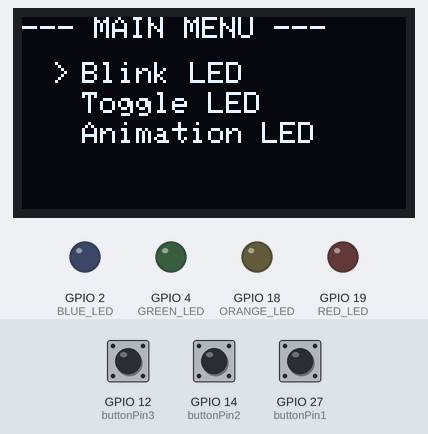
The sketch below on a simulated ESP32. Parts: 128×64 one-colour display, output pins drawn as LEDs (lit = HIGH). Dashed ring = blinking. Inputs (shaded band) come from the test bench; at power-on: GPIO 12 (buttonPin3) HIGH, GPIO 27 (buttonPin1) HIGH, GPIO 14 (buttonPin2) HIGH. The display library's start-up logo is not drawn.

Above: at 3.7 s.
3.8 s: GPIO 12 (buttonPin3) pulled LOW for 0.15 s
At 4.8 s:
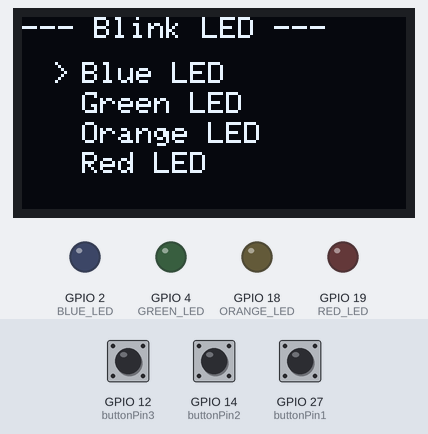
5.4 s: GPIO 12 (buttonPin3) pulled LOW for 1 s
At 6.0 s:
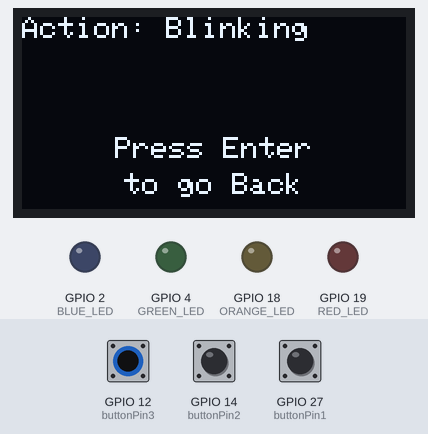
7.0 s: GPIO 12 (buttonPin3) pulled LOW for 3.2 s
At 8.5 s:
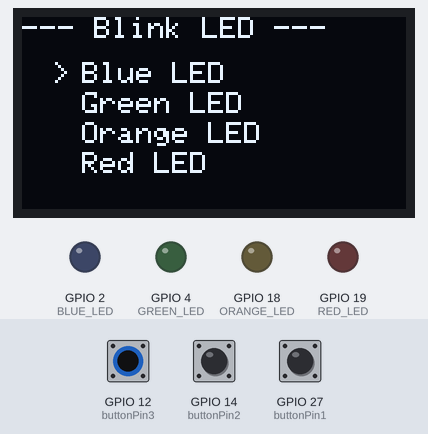
11.7 s: GPIO 27 (buttonPin1) pulled LOW for 0.15 s
At 12.0 s:
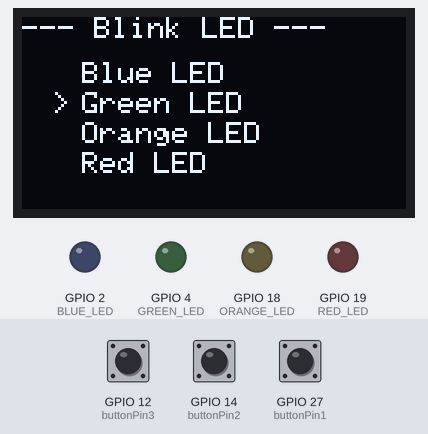
13.3 s: GPIO 12 (buttonPin3) pulled LOW for 0.15 s
At 14.3 s:
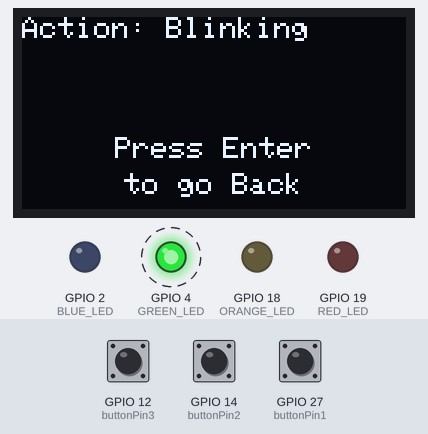
Timing chart, 0 to 17.4 s (numbered marks = the images above; inputs shaded):
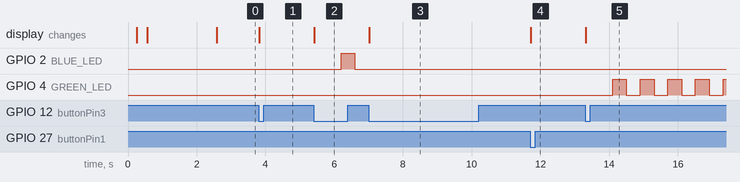

The sketch:

ESP32-OLED-Menu-System.ino
```cpp
#include <Wire.h>
#include <Adafruit_GFX.h>
#include <Adafruit_SSD1306.h>

#define SCREEN_WIDTH 128
#define SCREEN_HEIGHT 64
#define OLED_RESET -1
Adafruit_SSD1306 display(SCREEN_WIDTH, SCREEN_HEIGHT, &Wire, OLED_RESET);

// --- PIN DEFINITIONS ---
#define BLUE_LED   2
#define GREEN_LED  4
#define ORANGE_LED 18
#define RED_LED    19

const int buttonPin1 = 27; // NEXT
const int buttonPin2 = 14; // PREVIOUS / BACK
const int buttonPin3 = 12; // ENTER

// --- BUTTON STATE VARIABLES ---
int B1State = HIGH, lastB1State = HIGH;
int B2State = HIGH, lastB2State = HIGH;
int B3State = HIGH, lastB3State = HIGH;

// --- MENU STATE VARIABLES ---
int menuIndex = 0;
int subMenuIndex = -1;
int subSubMenuIndex = -1;

// --- MENU ITEM COUNTS ---
const int totalMenus = 3;
const int totalSubMenus = 4;

// --- NON-BLOCKING ACTION VARIABLES ---
unsigned long lastActionTime = 0;
int animationStep = 0;
bool blinkState = false;

// === FORWARD DECLARATION ===
void handleActiveActions();

// === DISPLAY FUNCTIONS (Unchanged) ===
void showMainMenu(int menuNum) {
  digitalWrite(BLUE_LED, LOW);
  digitalWrite(GREEN_LED, LOW);
  digitalWrite(ORANGE_LED, LOW);
  digitalWrite(RED_LED, LOW);
  subMenuIndex = -1;
  subSubMenuIndex = -1;
  display.clearDisplay();
  display.setTextSize(1);
  display.setTextColor(SSD1306_WHITE);
  display.setCursor(0, 0);
  display.println("--- MAIN MENU ---");
  display.setCursor(20, 15);
  display.println("Blink LED");
  display.setCursor(20, 25);
  display.println("Toggle LED");
  display.setCursor(20, 35);
  display.println("Animation LED");
  switch(menuNum) {
    case 0: display.setCursor(10, 15); break;
    case 1: display.setCursor(10, 25); break;
    case 2: display.setCursor(10, 35); break;
  }
  display.println(">");
  display.display();
}

void showSubMenu(int menuNum, int subMenuNum) {
  digitalWrite(BLUE_LED, LOW);
  digitalWrite(GREEN_LED, LOW);
  digitalWrite(ORANGE_LED, LOW);
  digitalWrite(RED_LED, LOW);
  subMenuIndex = subMenuNum;
  subSubMenuIndex = -1;
  display.clearDisplay();
  display.setTextSize(1);
  display.setTextColor(SSD1306_WHITE);
  display.setCursor(0, 0);
  switch(menuNum) {
    case 0: display.println("--- Blink LED ---"); break;
    case 1: display.println("--- Toggle LED ---"); break;
    case 2: display.println("--- Animation LED ---"); break;
  }
  switch(menuNum) {
    case 0: case 1:
      display.setCursor(20, 15); display.println("Blue LED");
      display.setCursor(20, 25); display.println("Green LED");
      display.setCursor(20, 35); display.println("Orange LED");
      display.setCursor(20, 45); display.println("Red LED");
      break;
    case 2:
      display.setCursor(20, 15); display.println("Scanner Animation");
      display.setCursor(20, 25); display.println("Fill Up Animation");
      display.setCursor(20, 35); display.println("Converge Animation");
      display.setCursor(20, 45); display.println("Flash Animation");
      break;
  }
  switch(subMenuNum) {
    case 0: display.setCursor(10, 15); break;
    case 1: display.setCursor(10, 25); break;
    case 2: display.setCursor(10, 35); break;
    case 3: display.setCursor(10, 45); break;
  }
  display.println(">");
  display.display();
}

void showSubSubMenu(int menuNum, int subMenuNum) {
  subSubMenuIndex = 0;
  display.clearDisplay();
  display.setTextSize(1);
  display.setTextColor(SSD1306_WHITE);
  lastActionTime = millis();
  animationStep = 0;
  blinkState = true;
  display.setCursor(0, 0);
  display.print("Action: ");
  switch(menuNum) {
    case 0: display.println("Blinking"); break;
    case 1: display.println("Toggling"); break;
    case 2: display.println("Animation"); break;
  }
  if (menuNum == 1) {
    switch(subMenuNum) {
      case 0: digitalWrite(BLUE_LED, HIGH); break;
      case 1: digitalWrite(GREEN_LED, HIGH); break;
      case 2: digitalWrite(ORANGE_LED, HIGH); break;
      case 3: digitalWrite(RED_LED, HIGH); break;
    }
  }
  String line1 = "Press Enter";
  String line2 = "to go Back";
  int16_t x1, y1;
  uint16_t w, h;
  display.getTextBounds(line1, 0, 0, &x1, &y1, &w, &h);
  display.setCursor((SCREEN_WIDTH - w) / 2, 40);
  display.println(line1);
  display.getTextBounds(line2, 0, 0, &x1, &y1, &w, &h);
  display.setCursor((SCREEN_WIDTH - w) / 2, 52);
  display.println(line2);
  display.display();
}

// ==========================================================
// THIS IS THE CORRECTED AND MORE RELIABLE SETUP FUNCTION
// ==========================================================
void setup() {
  pinMode(BLUE_LED, OUTPUT);
  pinMode(GREEN_LED, OUTPUT);
  pinMode(ORANGE_LED, OUTPUT);
  pinMode(RED_LED, OUTPUT);
  digitalWrite(BLUE_LED, LOW);
  digitalWrite(GREEN_LED, LOW);
  digitalWrite(ORANGE_LED, LOW);
  digitalWrite(RED_LED, LOW);

  pinMode(buttonPin1, INPUT_PULLUP);
  pinMode(buttonPin2, INPUT_PULLUP);
  pinMode(buttonPin3, INPUT_PULLUP);
  Serial.begin(115200);

  // Give power a moment to stabilize before talking to the display
  delay(250);

  // Initialize the display. Use the Serial Monitor to check for failure.
  // If it fails, try changing the I2C address from 0x3C to 0x3D.
  if (!display.begin(SSD1306_SWITCHCAPVCC, 0x3C)) {
    Serial.println(F("SSD1306 allocation failed"));
    for (;;); // Don't proceed, loop forever
  }

  // This sequence "wakes up" the display controller for sure.
  display.display(); // Send the empty buffer
  delay(100);
  display.clearDisplay(); // Clear it again
  display.display();
  delay(100);

  // --- SPLASH SCREEN ---
  // Now, the display is guaranteed to be ready.
  display.setTextSize(2);
  display.setTextColor(SSD1306_WHITE);
  display.setCursor(27, 27);
  display.println("WELCOME");
  display.display();
  delay(2000);

  // Finally, show the main menu
  showMainMenu(menuIndex);
}

void loop() {
  B1State = digitalRead(buttonPin1);
  B2State = digitalRead(buttonPin2);
  B3State = digitalRead(buttonPin3);

  if (subSubMenuIndex != -1) {
    handleActiveActions();
    if (B3State == LOW && lastB3State == HIGH) {
      showSubMenu(menuIndex, subMenuIndex);
      delay(200);
    }
  } else if (subMenuIndex != -1) {
    if (B1State == LOW && lastB1State == HIGH) {
      subMenuIndex++;
      if (subMenuIndex >= totalSubMenus) subMenuIndex = 0;
      showSubMenu(menuIndex, subMenuIndex);
      delay(200);
    }
    if (B2State == LOW && lastB2State == HIGH) {
      if (subMenuIndex == 0) showMainMenu(menuIndex);
      else {
        subMenuIndex--;
        showSubMenu(menuIndex, subMenuIndex);
      }
      delay(200);
    }
    if (B3State == LOW && lastB3State == HIGH) {
      showSubSubMenu(menuIndex, subMenuIndex);
      delay(200);
    }
  } else {
    if (B1State == LOW && lastB1State == HIGH) {
      menuIndex++;
      if (menuIndex >= totalMenus) menuIndex = 0;
      showMainMenu(menuIndex);
      delay(200);
    }
    if (B2State == LOW && lastB2State == HIGH) {
      menuIndex--;
      if (menuIndex < 0) menuIndex = totalMenus - 1;
      showMainMenu(menuIndex);
      delay(200);
    }
    if (B3State == LOW && lastB3State == HIGH) {
      showSubMenu(menuIndex, 0);
      delay(200);
    }
  }

  lastB1State = B1State;
  lastB2State = B2State;
  lastB3State = B3State;
}

void handleActiveActions() {
  switch (menuIndex) {
    case 0:
      if (millis() - lastActionTime > 400) {
        lastActionTime = millis();
        blinkState = !blinkState;
        switch (subMenuIndex) {
          case 0: digitalWrite(BLUE_LED, blinkState); break;
          case 1: digitalWrite(GREEN_LED, blinkState); break;
          case 2: digitalWrite(ORANGE_LED, blinkState); break;
          case 3: digitalWrite(RED_LED, blinkState); break;
        }
      }
      break;
    case 2:
      if (millis() - lastActionTime > 150) {
        lastActionTime = millis();
        animationStep++;
        digitalWrite(BLUE_LED, LOW);
        digitalWrite(GREEN_LED, LOW);
        digitalWrite(ORANGE_LED, LOW);
        digitalWrite(RED_LED, LOW);
        switch (subMenuIndex) {
          case 0:
            if (animationStep > 5) animationStep = 0;
            if (animationStep == 0) digitalWrite(BLUE_LED, HIGH);
            if (animationStep == 1) digitalWrite(GREEN_LED, HIGH);
            if (animationStep == 2) digitalWrite(ORANGE_LED, HIGH);
            if (animationStep == 3) digitalWrite(RED_LED, HIGH);
            if (animationStep == 4) digitalWrite(ORANGE_LED, HIGH);
            if (animationStep == 5) digitalWrite(GREEN_LED, HIGH);
            break;
          case 1:
            if (animationStep > 4) animationStep = 0;
            if (animationStep >= 1) digitalWrite(BLUE_LED, HIGH);
            if (animationStep >= 2) digitalWrite(GREEN_LED, HIGH);
            if (animationStep >= 3) digitalWrite(ORANGE_LED, HIGH);
            if (animationStep >= 4) digitalWrite(RED_LED, HIGH);
            break;
          case 2:
            if (animationStep > 3) animationStep = 0;
            if (animationStep == 0) { digitalWrite(BLUE_LED, HIGH); digitalWrite(RED_LED, HIGH); }
            if (animationStep == 1) { digitalWrite(GREEN_LED, HIGH); digitalWrite(ORANGE_LED, HIGH); }
            if (animationStep == 2) { digitalWrite(ORANGE_LED, HIGH); digitalWrite(GREEN_LED, HIGH); }
            if (animationStep == 3) { digitalWrite(RED_LED, HIGH); digitalWrite(BLUE_LED, HIGH); }
            break;
          case 3:
            if (animationStep > 1) animationStep = 0;
            if (animationStep == 0) {
              digitalWrite(BLUE_LED, HIGH);
              digitalWrite(GREEN_LED, HIGH);
              digitalWrite(ORANGE_LED, HIGH);
              digitalWrite(RED_LED, HIGH);
            }
            break;
        }
      }
      break;
  }
}
```

Measured:
- after the input at 3.8 s, the display: changes at once (image 1)
- after the input at 5.4 s, GPIO 2 (BLUE_LED): LOW → HIGH after 0.80 s, → LOW 0.40 s later; the display: changes at once (image 2)
- after the input at 7.0 s, GPIO 2 (BLUE_LED): stops changing and stays LOW; the display: changes at once (image 3)
- after the input at 11.7 s, the display: changes at once (image 4)
- after the input at 13.3 s, GPIO 4 (GREEN_LED): alternates HIGH for 0.40 s and LOW for 0.40 s, starting after 0.80 s; the display: changes at once (image 5)
